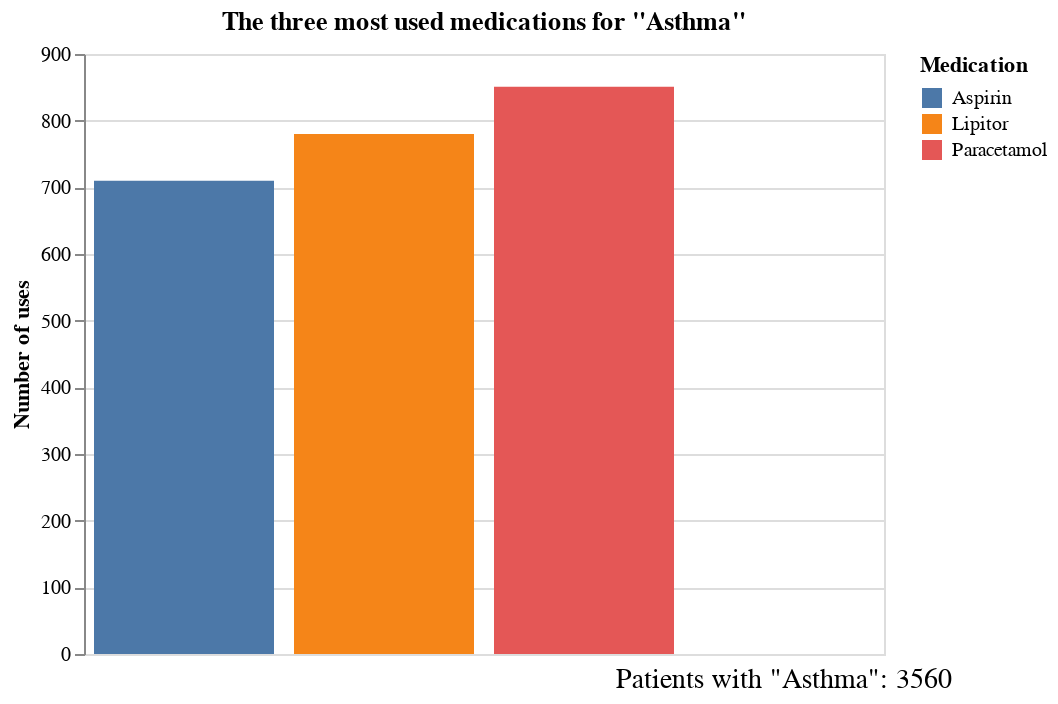

Notebook source saved alongside this figure:
### Markdown cell above
Asma: medicamentos más usados, costo total en promedio, diás de estancia en promedio...

### Code cell
#Los tres medicamentos más utilizados en Asthma#

# Filtrar las filas donde "Medical Conditions" es "Asthma"
df_asthma = df_1[df_1['Medical Condition'] == 'Asthma']

# Contar las ocurrencias de cada objeto en "Medicamentos"
conteos_medicamentos = df_asthma['Medication'].value_counts()

total_asthma  = len(df_asthma)

# Seleccionar los 3 medicamentos más frecuentes
top_3_medicamentos = conteos_medicamentos.head(3).reset_index()
top_3_medicamentos.columns = ['Medication', 'Count']

# Crear una gráfica de barras con Altair
grafico_barras = alt.Chart(top_3_medicamentos).mark_bar().encode(
    x=alt.X('Medication:O', title='Medication'),
    y=alt.Y('Count:Q', title='Number of uses', axis=alt.Axis(format='d')),
    color='Medication:N',
    tooltip=[alt.Tooltip(field='Medication', type='nominal', title='Medication'),
             alt.Tooltip(field='Count', type='quantitative', title='Number of uses')]
).properties(
    title='The three most used medications for "Asthma"',
    width=400,  # Ajusta el ancho del gráfico
    height=300  # Ajusta la altura del gráfico
)

# Crear un DataFrame para el texto total
df_texto_total = pd.DataFrame({
    'x': [0],
    'y': [0],
    'texto': [f'Patients with "Asthma": {total_asthma}']
})

# Crear el gráfico de texto
texto_total = alt.Chart(df_texto_total).mark_text(
    align='center',
    baseline='bottom',
    fontSize=14,
    dy=170  # Ajusta la posición vertical del texto
).encode(
    x=alt.X('x:O', axis=None),
    y=alt.Y('y:O', axis=None),
    text='texto:N'
).properties(
    width=400,  # Ancho para el gráfico de texto
    height=300  # Altura para el gráfico de texto
)

# Combinar el gráfico de barras y el gráfico de texto
grafico_final = grafico_barras + texto_total

grafico_final

### Figure 1 — Vega-Lite specification as saved in the notebook (floating-point values rounded to 4 significant figures)
{"config": {"view": {"continuousWidth": 400, "continuousHeight": 300}}, "layer": [{"data": {"name": "data-717b3ffc501d129f3799ae51fad79c98"}, "mark": "bar", "encoding": {"color": {"field": "Medication", "type": "nominal"}, "tooltip": [{"field": "Medication", "title": "Medication", "type": "nominal"}, {"field": "Count", "title": "Number of uses", "type": "quantitative"}], "x": {"field": "Medication", "title": "Medication", "type": "ordinal"}, "y": {"axis": {"format": "d"}, "field": "Count", "title": "Number of uses", "type": "quantitative"}}, "height": 300, "title": "The three most used medications for \"Asthma\"", "width": 400}, {"data": {"name": "data-b66779d1d2a81de6d78b42671afacff5"}, "mark": {"type": "text", "align": "center", "baseline": "bottom", "dy": 170, "fontSize": 14}, "encoding": {"text": {"field": "texto", "type": "nominal"}, "x": {"axis": null, "field": "x", "type": "ordinal"}, "y": {"axis": null, "field": "y", "type": "ordinal"}}, "height": 300, "width": 400}], "$schema": "https://vega.github.io/schema/vega-lite/v4.17.0.json", "datasets": {"data-717b3ffc501d129f3799ae51fad79c98": [{"Medication": "Paracetamol", "Count": 851}, {"Medication": "Lipitor", "Count": 780}, {"Medication": "Aspirin", "Count": 710}], "data-b66779d1d2a81de6d78b42671afacff5": [{"x": 0, "y": 0, "texto": "Patients with \"Asthma\": 3560"}]}}
